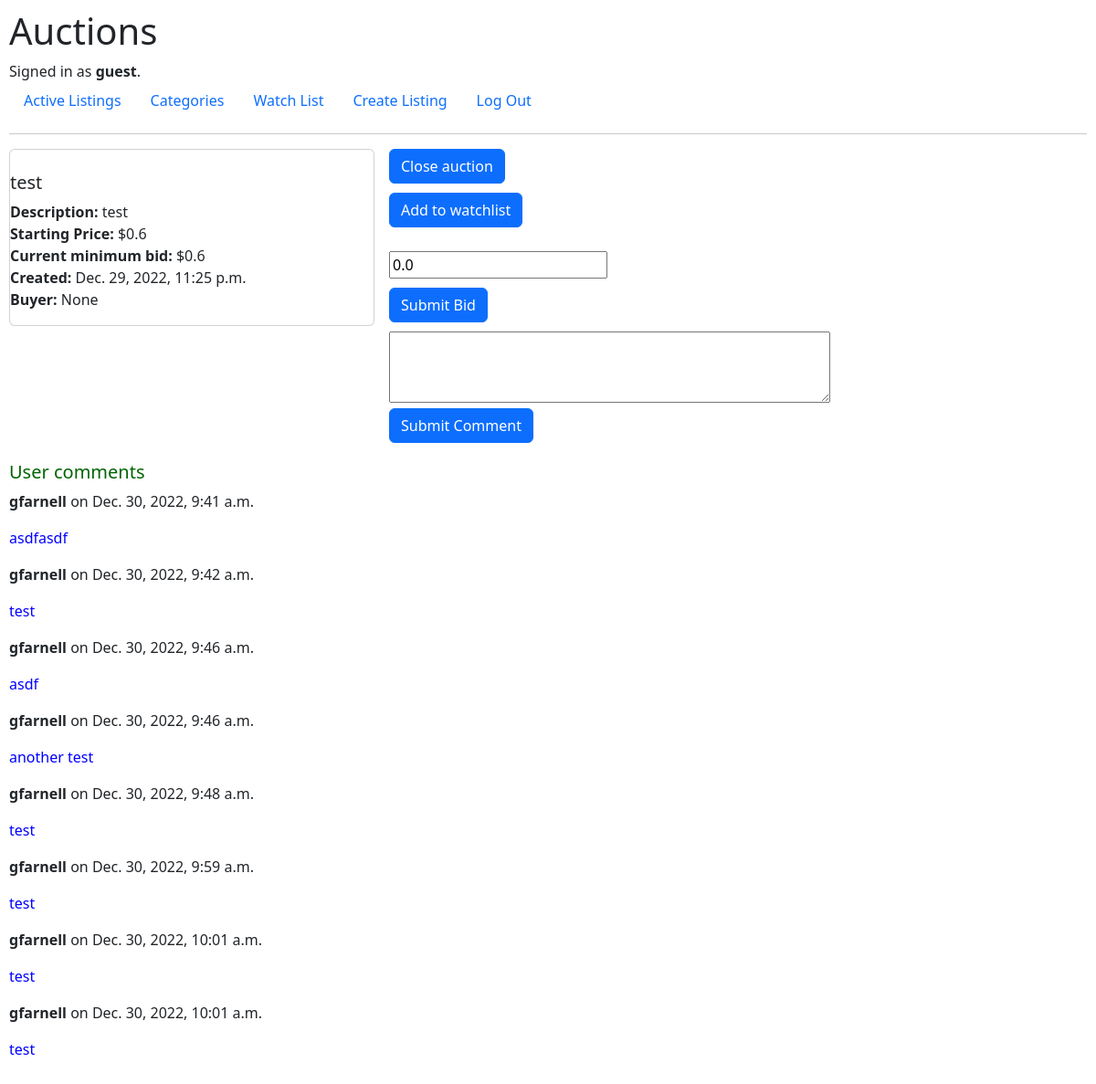
Page /listings/58 (signed in) on the earlier database version.
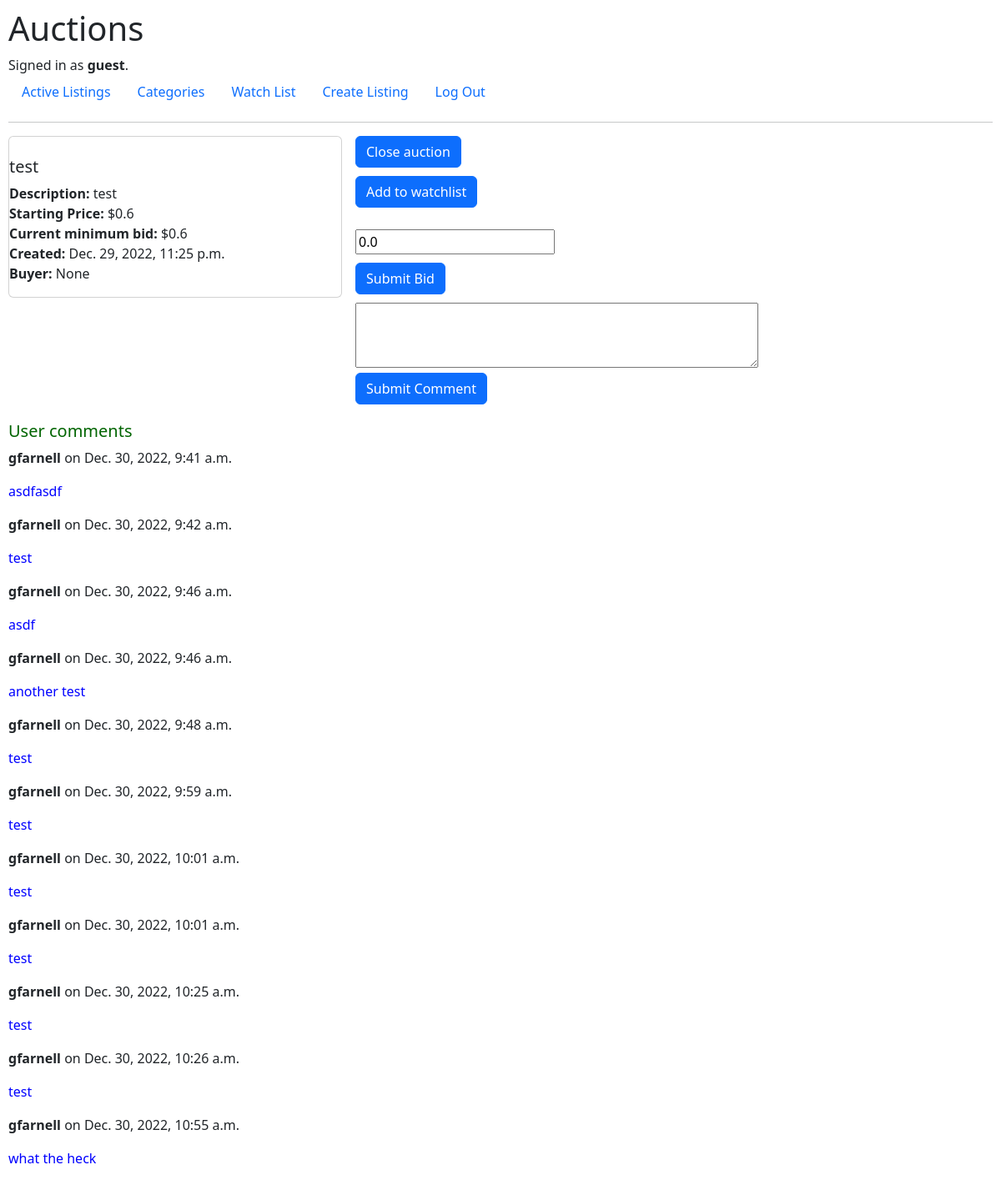
Same page on the later database version.
### auctions/models.py (models this page shows, shortened)
class Comments(models.Model):
    comment = models.CharField(max_length=100)
    createdDate = models.DateTimeField(auto_now_add=True)
    user = models.ForeignKey(
        User, on_delete=models.CASCADE, related_name="get_user_comments")
    listing = models.ForeignKey(
        Listings, on_delete=models.CASCADE, related_name="get_comments")

class User(AbstractUser):
    pass

### auctions/views.py (the view)
# urls.py: path("listings/<int:listing_id>", views.listings, name="listings"),
@login_required
def listings(request, listing_id):
    commentForm = forms.CommentForm()
    bidForm = forms.BidForm()
    commentsForListing = Comments.objects.filter(
        listing=listing_id)
    user_id = request.user.id
    userName = User.objects.get(id=user_id)
    currentObject = Listings.objects.get(id=listing_id)
    if userName in currentObject.watchers.all():
        print("Watcher is already in the list!")
        watcher = True
    else:
        print("Watcher is not in the list!")
        watcher = False
    returnedBids = Bids.objects.get(auction=listing_id)
    currentBidForContext = returnedBids.currentBid
    listing = Listings.objects.get(id=listing_id)
    return render(request, "auctions/listing.html", {"listing": listing, "commentForm": commentForm, "bidForm": bidForm, "commentsForListing":
                                                     commentsForListing, "watcher": watcher, "currentBidForContext": currentBidForContext})

### auctions/forms.py
class CommentForm(forms.Form):
    text = forms.CharField(
        label='',
        initial='',
        required=True,
        widget=forms.Textarea(attrs={
            'rows': '3',
            'cols': '50'
        }
        )
    )

class BidForm(forms.Form):
    bid = forms.DecimalField(required=True,
                             label='',
                             initial=0.00,
                             widget=forms.NumberInput(attrs={'placeholder': '',
                                                             'min': '0.01',
                                                             'step': '0.01'}))

### auctions/templates/auctions/listing.html (shortened to what this page needs)
{% extends "auctions/layout.html" %}
{% load static %}
{% block body %}
<div class="container3">
    <div id="container_card_listing">
        <div class="card">
            <ul>
                <li><img src="{{ listing.url}}" alt="" width="" height="" /></li>
                <h5>{{ listing.title}}</h5>
                <li><b>Description:</b> {{ listing.description}}</li>
                <li><b>Starting Price:</b> ${{ listing.startingBid}}</li>
                <li><b>Current minimum bid:</b> ${{ currentBidForContext }}</li>
                <li><b>Created:</b> {{ listing.createdDate}}</li>
                <li><b>Buyer:</b> {{ listing.buyer}}</li>
            </ul>
        </div>
    </div>
    <div class="container4">
        <ul> {% if listing.active == True%}
            <li><a class="btn btn-primary watchlist" href="{% url 'closeAuction' listing.id %}">Close
                    auction</a>
            </li>
            {% endif %}
        {% if watcher == False %}
        <li><a class="btn btn-primary watchlist" href="{% url 'watchlist' listing.id %}">Add to watchlist</a>
        </li>
        {% endif %}
    </ul>
        <div>
            <form action="{% url 'submitBid' listing.id %}" method="post" enctype="multipart/form-data">
                {{bidForm}}
                <input class="btn btn-primary" type="submit" value="Submit Bid">
            </form>
        </div>
        <div>
            <form action="{% url 'saveComment' listing.id %}" method="post" enctype="multipart/form-data">
                {{commentForm}}
                <input class="btn btn-primary" type="submit" value="Submit Comment">
            </form>
        </div>
    </div>
</div>
<h5 class="UserComments">User comments</h5>
<div>
    {% for x in commentsForListing %}
    <p> <b>{{x.user}}</b> on {{x.createdDate}}</p>
    <p class="paragraphComment"> {{x.comment}}</p>
    {% endfor %}
</div>
{% endblock %}

Differences in the rows shown:
added Comments: user "gfarnell", createdDate "Dec. 30, 2022, 10:25 a.m.", comment "test"
added Comments: user "gfarnell", createdDate "Dec. 30, 2022, 10:26 a.m.", comment "test"
added Comments: user "gfarnell", createdDate "Dec. 30, 2022, 10:55 a.m.", comment "what the heck"
